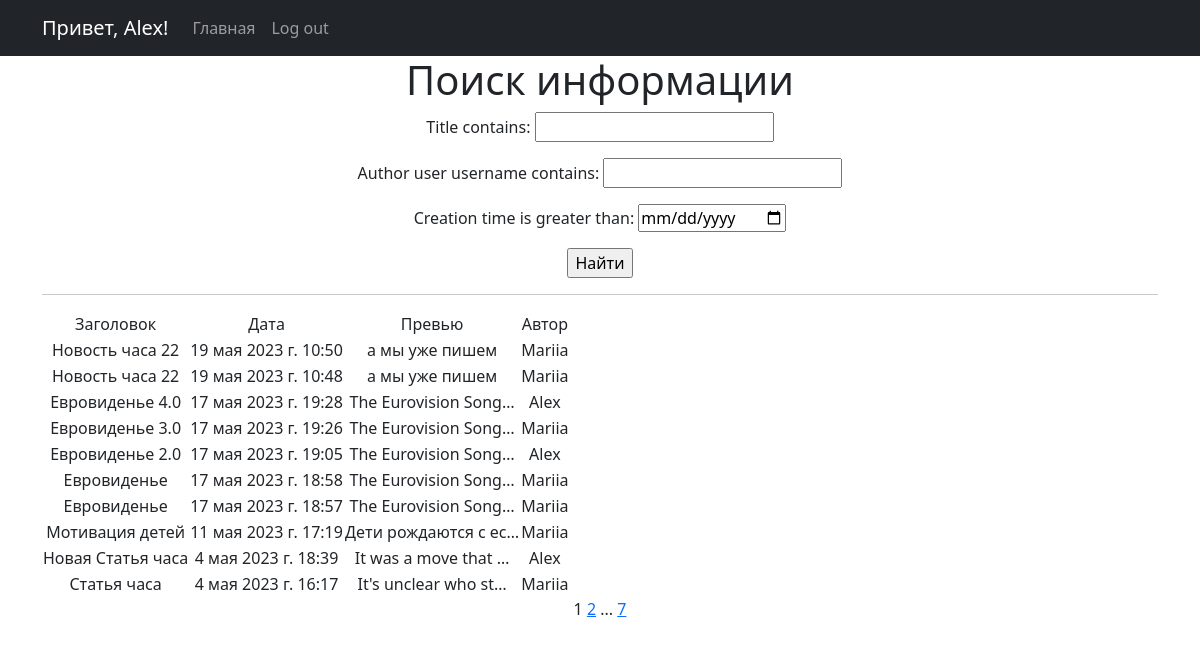
Screenshot of /news/search (signed in) with the database file from the repository.
### News_Portal/models.py (models this page shows, shortened)
class Post(models.Model):
    author = models.ForeignKey(Author, on_delete=models.CASCADE)
    type = models.CharField(max_length=2, choices=TYPES, default="news")
    creation_time = models.DateTimeField(auto_now_add=True)
    category = models.ManyToManyField(Category, through="PostCategory")
    title = models.CharField(max_length=255, default="Новость часа")
    text = models.TextField(default="а мы уже пишем")
    rating = models.FloatField(default=0.0)

class Author(models.Model):
    user = models.OneToOneField(User, on_delete=models.CASCADE)
    rating = models.FloatField(default=0.0)
    def __str__(self):
        return self.user.username

### News_Portal/views.py (the view, shortened to what this page needs)
# urls.py: path("search", Search.as_view(), name="news_search"),
class Search(ListView):
    model = Post
    ordering = "-creation_time"
    template_name = "search.html"
    context_object_name = "news"
    paginate_by = 10
    def get_queryset(self):
        queryset = super().get_queryset()
        self.filterset = PostFilter(self.request.GET, queryset)
        return self.filterset.qs
    def get_context_data(self, **kwargs):
        context = super().get_context_data(**kwargs)
        context["filterset"] = self.filterset
        return context

### News_Portal/templatetags/custom_filters.py (called while the page is built)
@register.filter()
def censor(text):
    if not isinstance(text, str):
        raise ValueError("мы только тексты цензурируем в нашей редакции")
    for bad_word in BANNED_WORDS:
        if bad_word in text:
            censored = bad_word[0] + ("*" * (len(bad_word) - 1))
            text = text.replace(bad_word, censored)
        if bad_word.capitalize() in text:
            censored = bad_word[0].capitalize() + ("*" * (len(bad_word) - 1))
            text = text.replace(bad_word, censored)
    return text

### News_Portal/templates/search.html (shortened to what this page needs)
{% extends 'flatpages/default.html' %}
{% load custom_filters %}
{% block content %}
   <h1>Поиск информации</h1>
   <form action="" method="get">
       {{ filterset.form.as_p }}
       <input type="submit" value="Найти" />
   </form>
   <hr>
   {% if news %}
       <table>
           <tr>
               <td>Заголовок</td>
               <td>Дата</td>
               <td>Превью</td>
               <td>Автор</td>
           </tr>
           {% for post in news %}
           <tr>
               <td>{{ post.title|censor }}</td>
               <td>{{ post.creation_time }}</td>
               <td>{{ post.text|truncatechars:20|censor }}</td>
               <td>{{ post.author|truncatechars:20|censor }}</td>
           </tr>
           {% endfor %}
       </table>
   {% else %}
       <h2>Новостей нет!</h2>
   {% endif %}
   {{ page_obj.number }}
   {% if page_obj.has_next %}
       <a href="?page={{ page_obj.next_page_number }}">{{ page_obj.next_page_number }}</a>
       {% if paginator.num_pages != page_obj.next_page_number %}
           ...
           <a href="?page={{ page_obj.paginator.num_pages }}">{{ page_obj.paginator.num_pages }}</a>
       {% endif %}
   {% endif %}
{% endblock content %}

### News_Portal/templates/flatpages/default.html (shortened to what this page needs)
<!DOCTYPE html>
<html lang="en">
    <head>
        {% load static %}
        <link href="{% static 'css/styles.css' %}" rel="stylesheet" />
    </head>
    <body>
        <nav class="navbar navbar-expand-lg navbar-dark bg-dark static-top">
           <div class="container">
               {% if request.user.is_anonymous %}
                    <a class="navbar-brand" href="#">Привет, аноним!</a>
               {% else %}
                    <a class="navbar-brand" href="/profile">Привет, {{ request.user.username }}!</a>
               {% endif %}
               <div class="collapse navbar-collapse" id="navbarResponsive">
                   <ul class="navbar-nav ml-auto">
                       <li class="nav-item active">
                           <a class="nav-link" href="/news">Главная</a>
                       </li>
                       <li class="nav-item active">
                           {% if request.user.is_anonymous %}
                                <a class="nav-link" href="/accounts/login">Log in</a>
                           {% else %}
                                <a class="nav-link" href="/sign/logout">Log out</a>
                           {% endif %}
                       </li>
                   </ul>
               </div>
           </div>
        </nav>
        <div class="container">
           <div class="row">
               <div class="col-lg-12 text-center">
                   {% block content %}{% endblock content %}
               </div>
           </div>
        </div>
    </body>
</html>

### rows the page displays
Post: title|censor "Новость часа 22", creation_time "19 мая 2023 г. 10:50", text|censor "а мы уже пишем", author|censor "Mariia"
Post: title|censor "Новость часа 22", creation_time "19 мая 2023 г. 10:48", text|censor "а мы уже пишем", author|censor "Mariia"
Post: title|censor "Евровиденье 4.0", creation_time "17 мая 2023 г. 19:28", text|censor "The Eurovision Song…", author|censor "Alex"
Post: title|censor "Евровиденье 3.0", creation_time "17 мая 2023 г. 19:26", text|censor "The Eurovision Song…", author|censor "Mariia"
Post: title|censor "Евровиденье 2.0", creation_time "17 мая 2023 г. 19:05", text|censor "The Eurovision Song…", author|censor "Alex"
Post: title|censor "Евровиденье", creation_time "17 мая 2023 г. 18:58", text|censor "The Eurovision Song…", author|censor "Mariia"
Post: title|censor "Евровиденье", creation_time "17 мая 2023 г. 18:57", text|censor "The Eurovision Song…", author|censor "Mariia"
Post: title|censor "Мотивация детей", creation_time "11 мая 2023 г. 17:19", text|censor "Дети рождаются с ес…", author|censor "Mariia"
Post: title|censor "Новая Статья часа", creation_time "4 мая 2023 г. 18:39", text|censor "It was a move that …", author|censor "Alex"
Post: title|censor "Статья часа", creation_time "4 мая 2023 г. 16:17", text|censor "It's unclear who st…", author|censor "Mariia"

### other values shown
{{ request.user.username }} "Alex"
{{ page_obj.number }} "1"
{{ page_obj.next_page_number }} "2"
{{ page_obj.paginator.num_pages }} "7"
